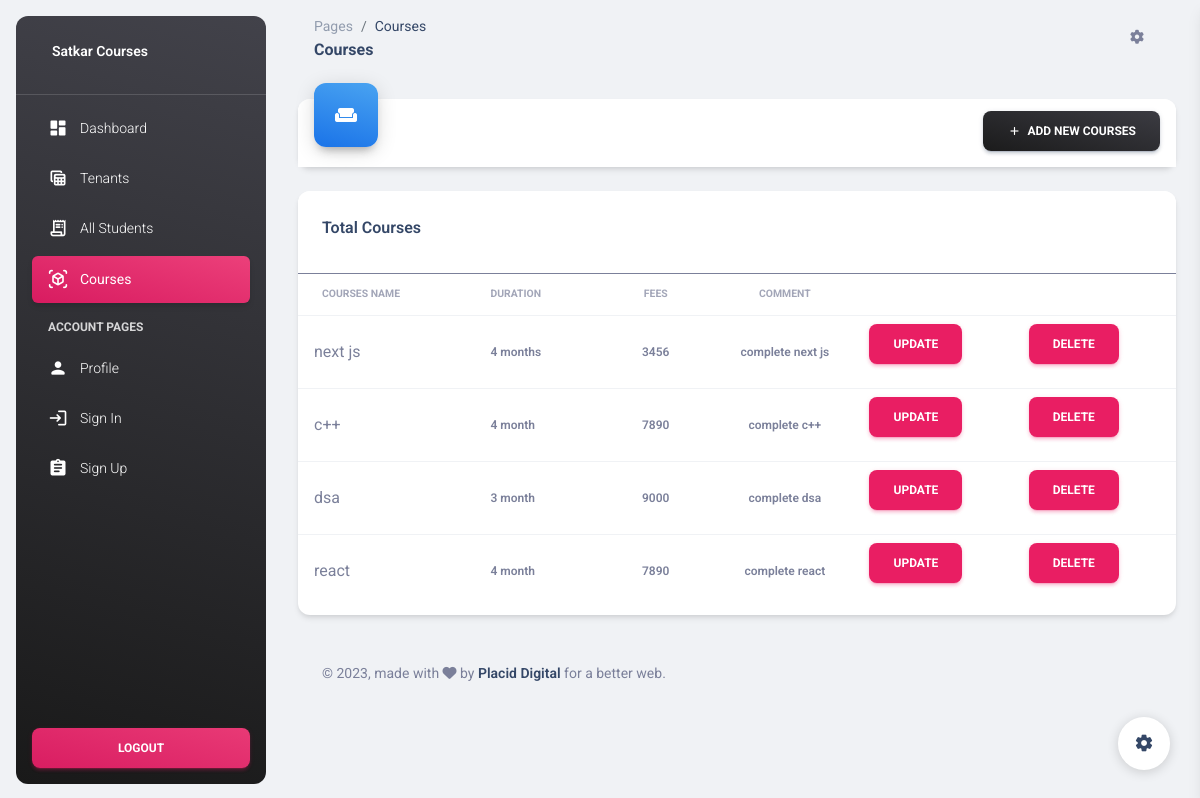
The app's page /courses/, older data.
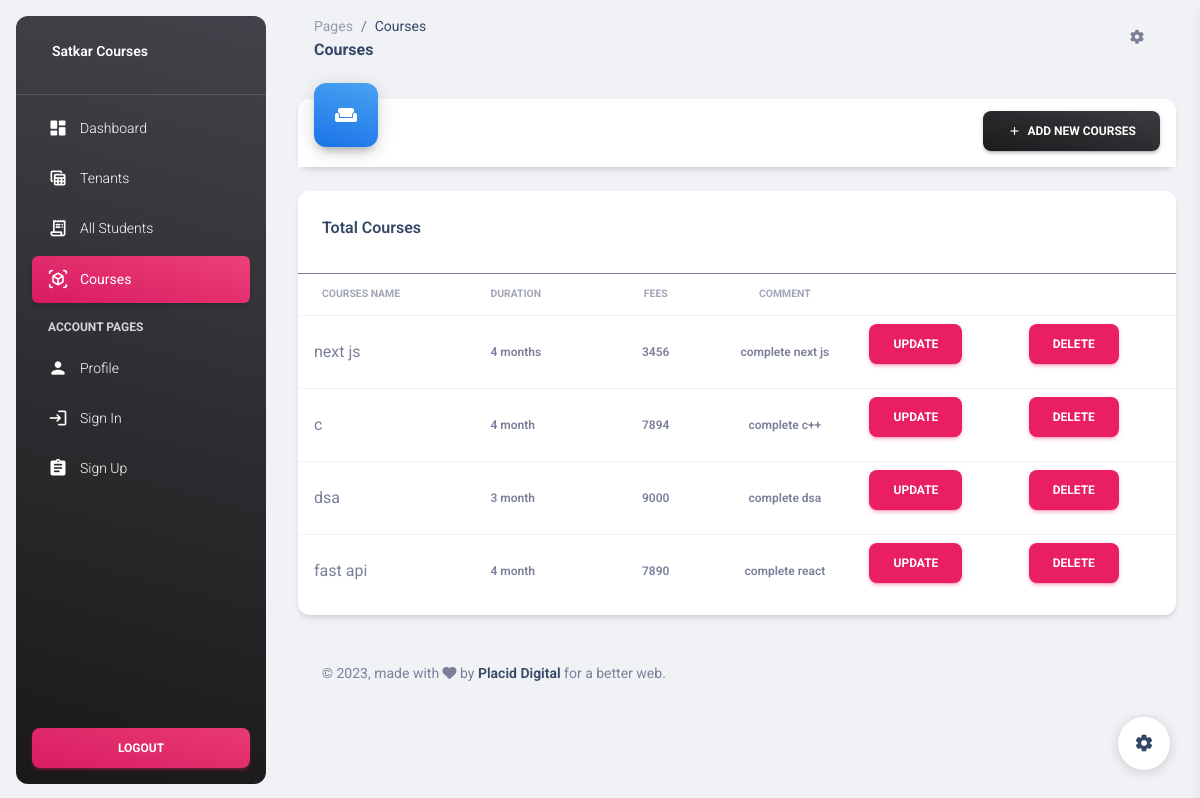
The same page, newer data.
### app/models.py (models this page shows)
class Course(models.Model):
    coursename = models.CharField(max_length=200)
    coursefees=models.IntegerField()
    courseduration=models.CharField(max_length=100)
    coursetextbox=models.TextField()

### app/views.py (the view)
# urls.py: path('courses/',views.courses),
def courses(request):
    data=Course.objects.all()
    return render(request,'courses.html',{"data":data})

### app/templates/courses.html (shortened to what this page needs)
{% load static %}
<!DOCTYPE html>
<html lang="en">
<head>
   <link href="{% static 'css/nucleo-icons.css' %}" rel="stylesheet" />
   <link href="{% static 'css/nucleo-svg.css' %}" rel="stylesheet" />
   <link id="pagestyle" href="{% static 'css/material-dashboard.css' %}" rel="stylesheet" />
</head>
<body class="g-sidenav-show  bg-gray-200">
  <aside
    class="sidenav navbar navbar-vertical navbar-expand-xs border-0 border-radius-xl my-3 fixed-start ms-3   bg-gradient-dark"
    id="sidenav-main">
    <div class="sidenav-header">
      <a class="navbar-brand m-0" href=" " target="_blank">
        <span class="ms-1 font-weight-bold text-white">Satkar Courses</span>
      </a>
    </div>
    <hr class="horizontal light mt-0 mb-2">
    <div class="collapse navbar-collapse  w-auto  max-height-vh-100" id="sidenav-collapse-main">
      <ul class="navbar-nav">
        <li class="nav-item">
          <a class="nav-link text-white" href="/dashboard/">
            <div class="text-white text-center me-2 d-flex align-items-center justify-content-center">
              <i class="material-icons opacity-10">dashboard</i>
            </div>
            <span class="nav-link-text ms-1">Dashboard</span>
          </a>
        </li>
        <li class="nav-item">
          <a class="nav-link text-white " href="/tenants.html">
            <div class="text-white text-center me-2 d-flex align-items-center justify-content-center">
              <i class="material-icons opacity-10">table_view</i>
            </div>
            <span class="nav-link-text ms-1">Tenants</span>
          </a>
        </li>
        <li class="nav-item">
          <a class="nav-link text-white " href="/viewstudents/">
            <div class="text-white text-center me-2 d-flex align-items-center justify-content-center">
              <i class="material-icons opacity-10">receipt_long</i>
            </div>
            <span class="nav-link-text ms-1">All Students</span>
          </a>
        </li>
        <li class="nav-item">
          <a class="nav-link text-white active bg-gradient-primary" href="/courses/">
            <div class="text-white text-center me-2 d-flex align-items-center justify-content-center">
              <i class="material-icons opacity-10">view_in_ar</i>
            </div>
            <span class="nav-link-text ms-1">Courses</span>
          </a>
        </li>
        <li class="nav-item mt-3">
          <h6 class="ps-4 ms-2 text-uppercase text-xs text-white font-weight-bolder opacity-8">Account pages</h6>
        </li>
        <li class="nav-item">
          <a class="nav-link text-white " href="/profile/">
            <div class="text-white text-center me-2 d-flex align-items-center justify-content-center">
              <i class="material-icons opacity-10">person</i>
            </div>
            <span class="nav-link-text ms-1">Profile</span>
          </a>
        </li>
        <li class="nav-item">
          <a class="nav-link text-white " href="/">
            <div class="text-white text-center me-2 d-flex align-items-center justify-content-center">
              <i class="material-icons opacity-10">login</i>
            </div>
            <span class="nav-link-text ms-1">Sign In</span>
          </a>
        </li>
        <li class="nav-item">
          <a class="nav-link text-white " href="/signup/">
            <div class="text-white text-center me-2 d-flex align-items-center justify-content-center">
              <i class="material-icons opacity-10">assignment</i>
            </div>
            <span class="nav-link-text ms-1">Sign Up</span>
          </a>
        </li>
      </ul>
    </div>
    <div class="sidenav-footer position-absolute w-100 bottom-0 ">
      <div class="mx-3">
        <a class="btn bg-gradient-primary mt-4 w-100" href="/logout/" type="button">Logout</a>
      </div>
    </div>
  </aside>
  <main class="main-content position-relative max-height-vh-100 h-100 border-radius-lg ">
    <nav class="navbar navbar-main navbar-expand-lg px-0 mx-4 shadow-none border-radius-xl" id="navbarBlur"
      navbar-scroll="true">
      <div class="container-fluid py-1 px-3">
        <nav aria-label="breadcrumb">
          <ol class="breadcrumb bg-transparent mb-0 pb-0 pt-1 px-0 me-sm-6 me-5">
            <li class="breadcrumb-item text-sm"><a class="opacity-5 text-dark" href="javascript:;">Pages</a></li>
            <li class="breadcrumb-item text-sm text-dark active" aria-current="page">Courses</li>
          </ol>
          <h6 class="font-weight-bolder mb-0">Courses</h6>
        </nav>
        <div class="collapse navbar-collapse mt-sm-0 mt-2 me-md-0 me-sm-4" id="navbar">
          <ul class="navbar-nav  justify-content-end">
            <li class="nav-item px-3 d-flex align-items-center">
              <a href="javascript:;" class="nav-link text-body p-0">
                <i class="fa fa-cog fixed-plugin-button-nav cursor-pointer"></i>
              </a>
            </li>
          </ul>
        </div>
      </div>
    </nav>
    <div class="container-fluid py-4">
      <div class="row">
        <div class="col-xl-12 col-sm-6 mb-xl-0 mb-4">
          <div class="card">
            <div class="card-header p-3 pt-2">
              <div
                class="icon icon-lg icon-shape bg-gradient-info shadow-dark text-center border-radius-xl mt-n4 position-absolute">
                <i class="material-icons opacity-10">weekend</i>
              </div>
              <div class="text-end pt-1">
                <a class="btn bg-gradient-dark mb-0" href="{% static 'javascript:;' %}" data-bs-toggle="modal" data-bs-target="#exampleModal"><i
                    class="material-icons text-sm">add</i>&nbsp;&nbsp;Add New Courses</a>
              </div>
            </div>
          </div>
        </div>
      </div>
      <div class="row mt-4 mb-4">
        <div class="col-lg-12 col-md-6 mb-md-0 mb-4">
          <div class="card">
            <div class="card-header pb-0">
              <div class="row">
                <div class="col-lg-6 col-7">
                  <h6>Total Courses</h6>
                </div>
              </div>
            </div>
            <div class="card-body px-0 pb-2">
              <div class="table-responsive">
                <table class="table align-items-center mb-0">
                  <form action="/addcourse/" method="POST">
                  <thead>
                    <tr>
                      <th class="text-uppercase text-secondary text-xxs font-weight-bolder opacity-7">Courses Name</th>
                      <th class="text-uppercase text-secondary text-xxs font-weight-bolder opacity-7 ps-2">Duration
                      </th>
                      <th class="text-center text-uppercase text-secondary text-xxs font-weight-bolder opacity-7">
                        Fees</th>
                      <th class="text-center text-uppercase text-secondary text-xxs font-weight-bolder opacity-7">
                        Comment</th>
                        <th></th>
                        <th></th>
                    </tr>
                  </thead>
                  <tbody>
                    {% for i in data %}
                    <tr>
                      <td>
                        <div class="d-flex px-2 py-1">
                          <div class="d-flex flex-column justify-content-center">
                            {{i.coursename}}
                          </div>
                        </div>
                      </td>
                      <td class="align-middle text-sm">
                        <span class="text-xs font-weight-bold"> {{i.courseduration}}</span>
                      </td>
                      <td class="align-middle text-center text-sm">
                        <span class="text-xs font-weight-bold"> {{i.coursefees}}</span>
                      </td>
                      <td class="text-center text-sm">
                        <span class="text-xs font-weight-bold">{{i.coursetextbox}}</span>
                      </td>
                      <td>
                        <a href="/update_view/{{i.id}}/" class="btn btn-primary" >Update</a>
                      </td>
                      <td>
                       <a href="/deletecourse?cid={{i.id}}" class="btn btn-primary">delete</a>
                      </td>
                    </tr>
                     {% endfor %}
                  </tbody>
                </table>
              </div>
            </div>
          </div>
        </div>
      </div>
      <footer class="footer py-4  ">
        <div class="container-fluid">
          <div class="row align-items-center justify-content-lg-between">
            <div class="col-lg-6 mb-lg-0 mb-4">
              <div class="copyright text-center text-sm text-muted text-lg-start">
                ©
                ,
                made with <i class="fa fa-heart"></i> by
                <a href="https://www.placiddigital.com" class="font-weight-bold" target="_blank">Placid Digital</a>
                for a better web.
              </div>
            </div>
          </div>
        </div>
      </footer>
    </div>
  </main>
  <div class="fixed-plugin">
    <a class="fixed-plugin-button text-dark position-fixed px-3 py-2">
      <i class="material-icons py-2">settings</i>
    </a>
  </div>
</body>
</html>

### app/static/css/nucleo-svg.css (style rules this page uses)
.icon { display: inline-block; color: #111111; height: 1em; width: 1em; }
.icon-lg { height: 1.6em; width: 1.6em; }
.icon { fill: currentColor; stroke: none; }

Row changes from the older to the newer data that the page shows:
changed Course "complete c++": coursename "c++" → "c"; coursefees "7890" → "7894"
changed Course "complete react": coursename "react" → "fast api"
